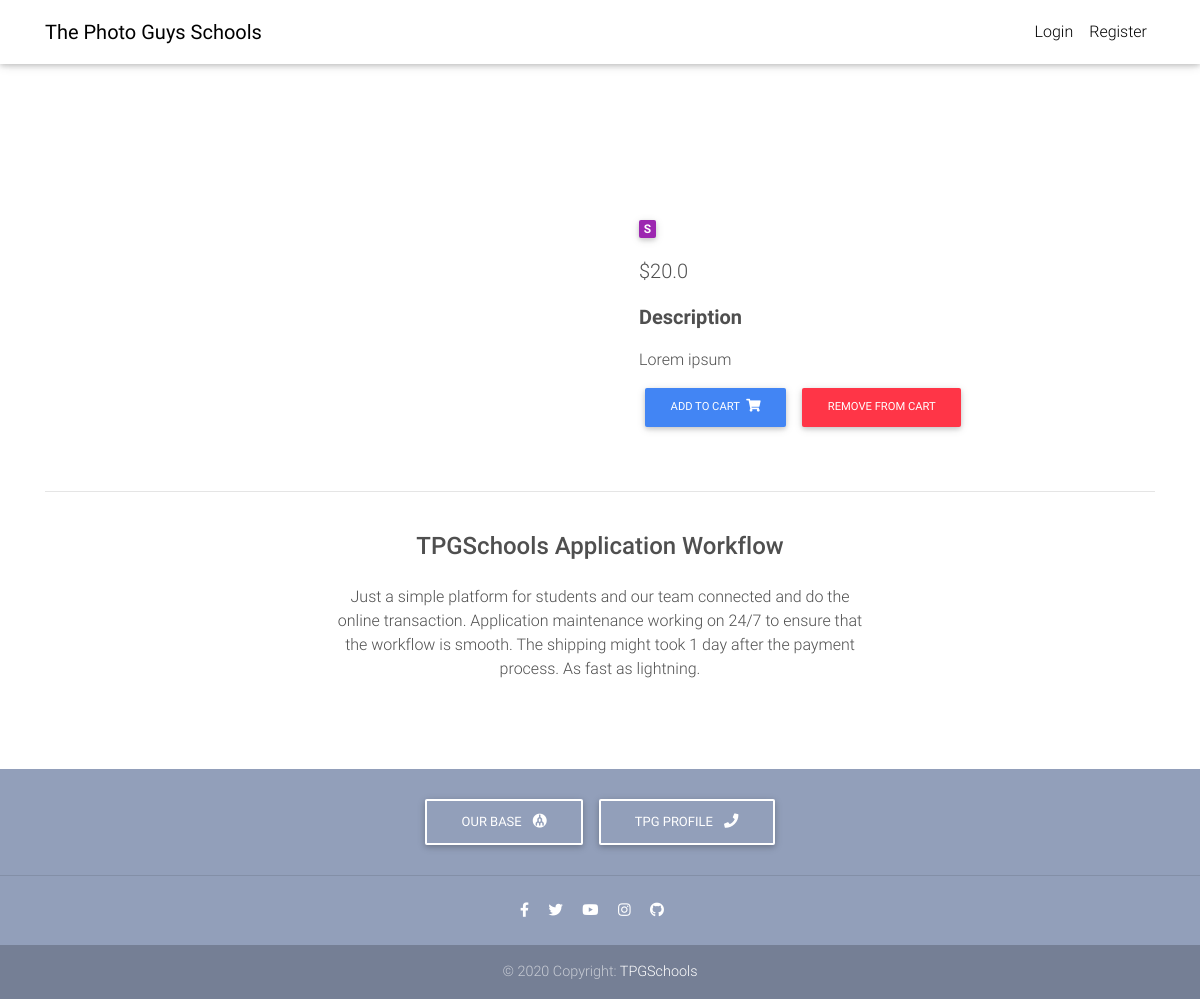
/product/alumni5/, run on an earlier commit of the app's database.
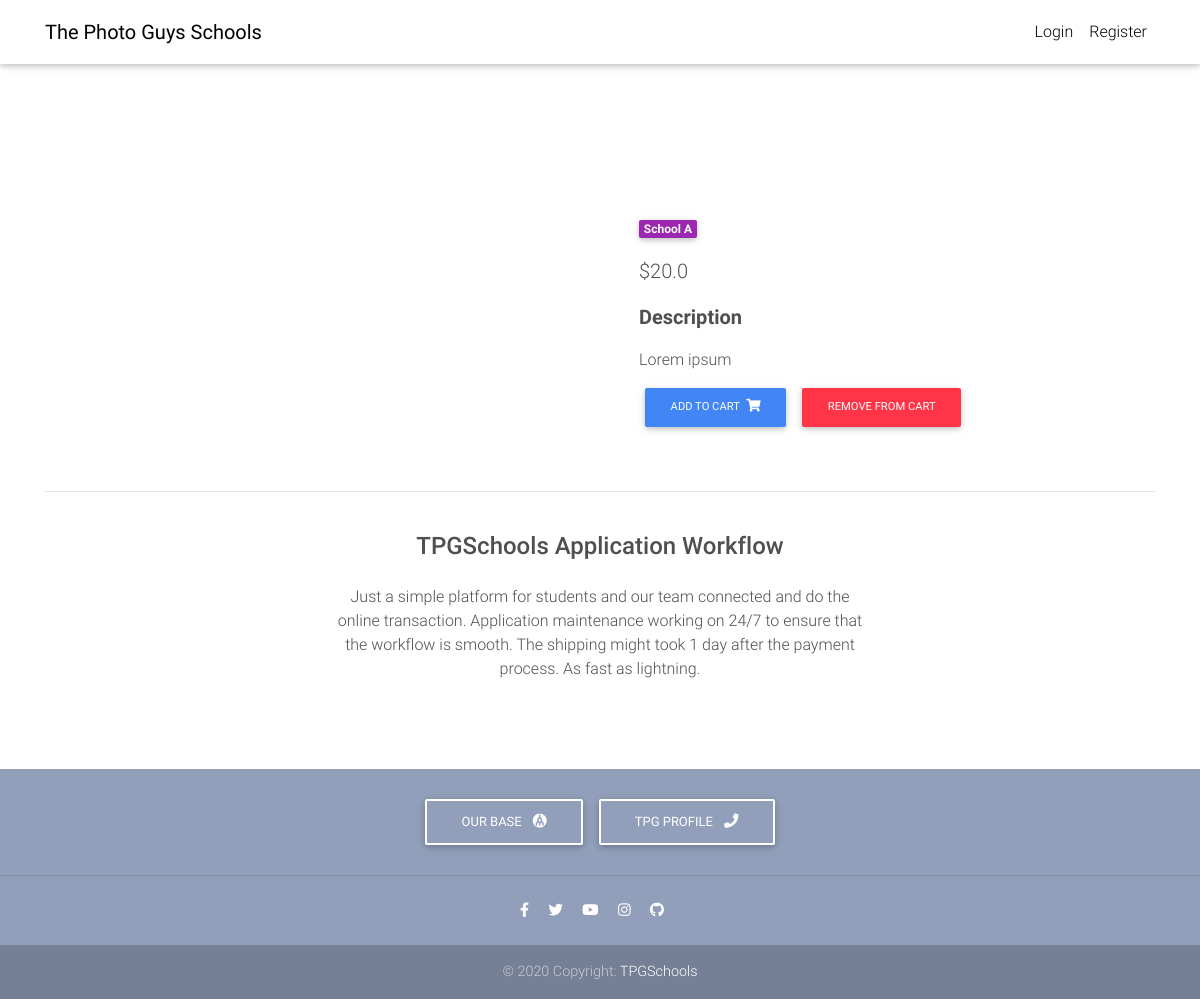
And on a later commit of the database.
### core/models.py (models this page shows, shortened)
class Item(models.Model):
    title = models.CharField(max_length=100)
    price = models.FloatField()
    discount_price = models.FloatField(blank=True, null=True)
    category = models.CharField(choices=CATEGORY_CHOICES, max_length=2)
    label = models.CharField(choices=LABEL_CHOICES, max_length=1)
    slug = models.SlugField()
    description = models.TextField()
    image = models.ImageField()
    def get_add_to_cart_url(self):
        return reverse("core:add-to-cart", kwargs={
            'slug': self.slug
        })
    def get_remove_from_cart_url(self):
        return reverse("core:remove-from-cart", kwargs={
            'slug': self.slug
        })

### core/views.py (the view)
# urls.py: path('product/<slug>/', ItemDetailView.as_view(), name='product'),
class ItemDetailView(DetailView):
    model = Item
    template_name = "product.html"

### templates/product.html (shortened to what this page needs)
{% extends "base.html" %}
{% load i18n %}
{% load crispy_forms_tags %}
{% block content %}
  <main class="mt-5 pt-4">
    <div class="container dark-grey-text mt-5">
      <div class="row wow fadeIn">
        <div class="col-md-6 mb-4">
        </div>
        <div class="col-md-6 mb-4">
          <div class="p-4">
            <div class="mb-3">
              <a href="">
                <span class="badge purple mr-1">{{ object.get_category_display }}</span>
              </a>
            </div>
            <p class="lead">
              {% if object.discount_price %}
              <span class="mr-1">
                <del>${{ object.price }}</del>
              </span>
              <span>${{ object.discount_price }}</span>
              {% else %}
              <span>${{ object.price }}</span>
              {% endif %}
            </p>
            <p class="lead font-weight-bold">Description</p>
            <p>{{ object.description }}</p>
            <a href="{{ object.get_add_to_cart_url }}" class="btn btn-primary btn-md my-0 p">
              Add to cart
              <i class="fas fa-shopping-cart ml-1"></i>
            </a>
            <a href="{{ object.get_remove_from_cart_url }}" class="btn btn-danger btn-md my-0 p">
              Remove from cart
            </a>
          </div>
        </div>
      </div>
      <hr>
      <div class="row d-flex justify-content-center wow fadeIn">
        <div class="col-md-6 text-center">
          <h4 class="my-4 h4">TPGSchools Application Workflow</h4>
          <p>Just a simple platform for students and our team connected and do the online transaction. Application maintenance working on 24/7 to ensure that the workflow is smooth. The shipping might took 1 day after the payment process. As fast as lightning.</p>
        </div>
      </div>
      <div class="row wow fadeIn">
        <div class="col-lg-4 col-md-12 mb-4">
        </div>
        <div class="col-lg-4 col-md-6 mb-4">
        </div>
        <div class="col-lg-4 col-md-6 mb-4">
        </div>
      </div>
    </div>
  </main>
{% endblock content %}

What changed in the data, as far as the page shows it:
changed Item "Lorem ipsum": category "S" → "School A"
